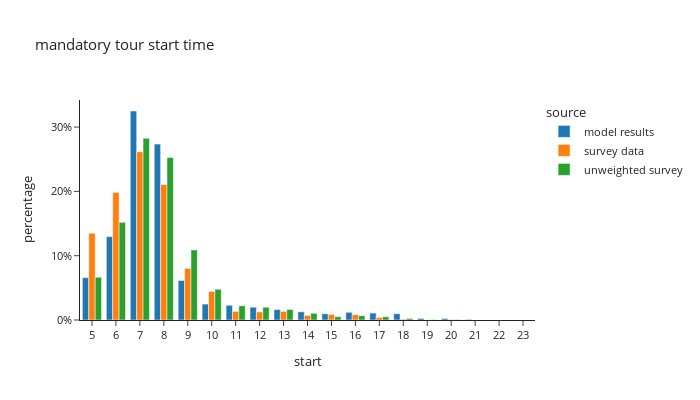

The notebook cell saved with this chart:
### Code cell
df_plot = m_tour_data.groupby(['source','start'])[['trip_weight_2017_2019']].sum().reset_index()
df_plot['percentage'] = df_plot.groupby(['source'], group_keys=False)['trip_weight_2017_2019']. \
    apply(lambda x: x / float(x.sum()))

fig = px.bar(df_plot, x="start", y="percentage", color="source",barmode="group", template="simple_white",
             # color_discrete_sequence=config['psrc_color'],
             title="mandatory tour start time")
fig.for_each_annotation(lambda a: a.update(text = a.text.split("=")[-1]))
fig.update_layout(height=400, width=700, font=dict(size=11), yaxis=dict(tickformat=".0%"), xaxis=dict(dtick="1"))
fig.show()

### Figure 1 — Plotly figure (JSON) as saved in the notebook; plotly's stock layout.template omitted (floating-point values rounded to 4 significant figures)
{"data": [{"alignmentgroup": "True", "hovertemplate": "source=model results<br>start=%{x}<br>percentage=%{y}<extra></extra>", "legendgroup": "model results", "marker": {"color": "#1F77B4", "pattern": {"shape": ""}}, "name": "model results", "offsetgroup": "model results", "orientation": "v", "showlegend": true, "textposition": "auto", "type": "bar", "x": [5.0, 6.0, 7.0, 8.0, 9.0, 10.0, 11.0, 12.0, 13.0, 14.0, 15.0, 16.0, 17.0, 18.0, 19.0, 20.0, 21.0, 22.0, 23.0], "xaxis": "x", "y": [0.06584, 0.1297, 0.325, 0.2736, 0.0614, 0.02477, 0.02286, 0.01995, 0.01626, 0.01274, 0.009659, 0.01198, 0.01072, 0.009783, 0.002471, 0.002284, 0.0008978, 4.966e-05, 5.794e-05], "yaxis": "y"}, {"alignmentgroup": "True", "hovertemplate": "source=survey data<br>start=%{x}<br>percentage=%{y}<extra></extra>", "legendgroup": "survey data", "marker": {"color": "#FF7F0E", "pattern": {"shape": ""}}, "name": "survey data", "offsetgroup": "survey data", "orientation": "v", "showlegend": true, "textposition": "auto", "type": "bar", "x": [5.0, 6.0, 7.0, 8.0, 9.0, 10.0, 11.0, 12.0, 13.0, 14.0, 15.0, 16.0, 17.0, 18.0, 19.0, 20.0], "xaxis": "x", "y": [0.1349, 0.1985, 0.2618, 0.2106, 0.08032, 0.04438, 0.01331, 0.0126, 0.01343, 0.007086, 0.008617, 0.008301, 0.003963, 0.001244, 0.000243, 0.0007654], "yaxis": "y"}, {"alignmentgroup": "True", "hovertemplate": "source=unweighted survey<br>start=%{x}<br>percentage=%{y}<extra></extra>", "legendgroup": "unweighted survey", "marker": {"color": "#2CA02C", "pattern": {"shape": ""}}, "name": "unweighted survey", "offsetgroup": "unweighted survey", "orientation": "v", "showlegend": true, "textposition": "auto", "type": "bar", "x": [5.0, 6.0, 7.0, 8.0, 9.0, 10.0, 11.0, 12.0, 13.0, 14.0, 15.0, 16.0, 17.0, 18.0, 19.0, 20.0], "xaxis": "x", "y": [0.06649, 0.1519, 0.2825, 0.2528, 0.109, 0.04784, 0.02216, 0.01987, 0.01636, 0.01039, 0.005197, 0.006726, 0.005044, 0.002446, 0.0006114, 0.0006114], "yaxis": "y"}], "layout": {"barmode": "group", "font": {"size": 11}, "height": 400, "legend": {"title": {"text": "source"}, "tracegroupgap": 0}, "title": {"text": "mandatory tour start time"}, "width": 700, "xaxis": {"anchor": "y", "domain": [0.0, 1.0], "dtick": "1", "title": {"text": "start"}}, "yaxis": {"anchor": "x", "domain": [0.0, 1.0], "tickformat": ".0%", "title": {"text": "percentage"}}}}
